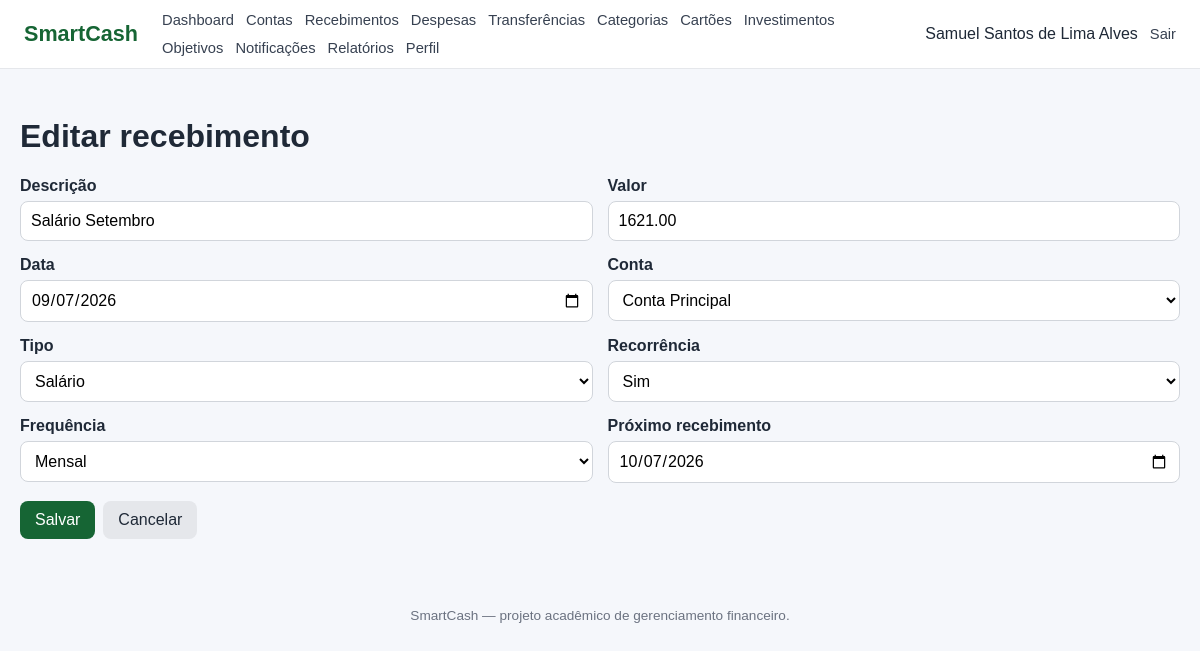
Screenshot of /recebimentos/editar.php?id=1 (signed in) with the database file from the repository.
### tables this page shows
CREATE TABLE `recebimento` (
  `id_recebimento` int NOT NULL,
  `id_usuario` int NOT NULL,
  `id_conta` int NOT NULL,
  `id_tipo_recebimento` int NOT NULL,
  `descricao` varchar(255) NOT NULL,
  `valor` decimal(15,2) NOT NULL,
  `data_recebimento` date NOT NULL,
  `recorrente` tinyint(1) NOT NULL DEFAULT '0',
  `frequencia` varchar(30) DEFAULT NULL,
  `proximo_recebimento` date DEFAULT NULL
);

CREATE TABLE `conta` (
  `id_conta` int NOT NULL,
  `id_usuario` int NOT NULL,
  `id_banco` int NOT NULL,
  `id_tipo_conta` int NOT NULL,
  `nome_conta` varchar(100) NOT NULL,
  `num_conta` varchar(30) DEFAULT NULL,
  `agencia` varchar(20) DEFAULT NULL,
  `saldo_atual` decimal(15,2) NOT NULL DEFAULT '0.00'
);

CREATE TABLE `tipo_recebimento` (
  `id_tipo_recebimento` int NOT NULL,
  `nome` varchar(50) NOT NULL,
  `descricao` varchar(255) DEFAULT NULL
);

### includes/functions.php (called while the page is built, shortened)
<?php
function e(mixed $value): string
{
    return htmlspecialchars(
        (string)($value ?? ''),
        ENT_QUOTES,
        'UTF-8'
    );
}

### recebimentos/editar.php (the view, shortened to what this page needs)
<?php
require_once __DIR__ . '/../config/database.php';
require_once __DIR__ . '/../includes/auth.php';
require_once __DIR__ . '/../includes/functions.php';
$id = filter_input(INPUT_GET, 'id', FILTER_VALIDATE_INT);
$stmt = $pdo->prepare(
    'SELECT *
     FROM RECEBIMENTO
     WHERE id_recebimento = :id AND id_usuario = :usuario'
);
$stmt->execute(['id' => $id, 'usuario' => $id_usuario]);
$item = $stmt->fetch();
$stmt = $pdo->prepare(
    'SELECT id_conta, nome_conta
     FROM CONTA
     WHERE id_usuario = :usuario
     ORDER BY nome_conta'
);
$stmt->execute(['usuario' => $id_usuario]);
$contas = $stmt->fetchAll();
$tipos = $pdo->query(
    'SELECT id_tipo_recebimento, nome
     FROM TIPO_RECEBIMENTO ORDER BY nome'
)->fetchAll();
require __DIR__ . '/../includes/header.php';
?>
<h1>Editar recebimento</h1>
<form method="post" action="salvar.php">
<div class="form-grid">
    <div class="field">
        <label>Descrição</label>
        <input name="descricao" required value="<?= e($item['descricao']) ?>">
    </div>
    <div class="field">
        <label>Valor</label>
        <input name="valor" type="number" min="0.01" step="0.01"
               required value="<?= e((string) $item['valor']) ?>">
    </div>
    <div class="field">
        <label>Data</label>
        <input name="data_recebimento" type="date" required
               value="<?= e($item['data_recebimento']) ?>">
    </div>
    <div class="field">
        <label>Conta</label>
        <select name="id_conta" required>
            <?php foreach ($contas as $conta): ?>
                <option value="<?= (int) $conta['id_conta'] ?>"
                    <?= (int) $conta['id_conta'] === (int) $item['id_conta'] ? 'selected' : '' ?>>
                    <?= e($conta['nome_conta']) ?>
                </option>
            <?php endforeach; ?>
        </select>
    </div>
    <div class="field">
        <label>Tipo</label>
        <select name="id_tipo_recebimento" required>
            <?php foreach ($tipos as $tipo): ?>
                <option value="<?= (int) $tipo['id_tipo_recebimento'] ?>"
                    <?= (int) $tipo['id_tipo_recebimento'] === (int) $item['id_tipo_recebimento'] ? 'selected' : '' ?>>
                    <?= e($tipo['nome']) ?>
                </option>
            <?php endforeach; ?>
        </select>
    </div>
    <div class="field">
        <label>Recorrência</label>
        <select name="recorrente" id="recorrente" required>
            <option value="1" <?= (int)$item['recorrente'] ? 'selected' : '' ?>>Sim</option>
        </select>
    </div>
    <div class="field" id="frequencia-field">
        <label>Frequência</label>
        <select name="frequencia" id="frequencia">
            <?php foreach (['diaria'=>'Diária','semanal'=>'Semanal','mensal'=>'Mensal','anual'=>'Anual'] as $v=>$label): ?>
                <option value="<?= $v ?>" <?= $item['frequencia'] === $v ? 'selected' : '' ?>>
                    <?= $label ?>
                </option>
            <?php endforeach; ?>
        </select>
    </div>
    <div class="field" id="proximo-field">
        <label>Próximo recebimento</label>
        <input name="proximo_recebimento" id="proximo_recebimento" type="date"
               value="<?= e($item['proximo_recebimento']) ?>">
    </div>
</div>
<div class="actions">
    <button type="submit">Salvar</button>
    <a class="button secondary" href="index.php">Cancelar</a>
</div>
</form>
<?php require __DIR__ . '/../includes/footer.php'; ?>

### assets/css/style.css (style rules this page uses)
* { box-sizing: border-box; }
body { margin: 0; font-family: Arial, Helvetica, sans-serif; background: #f5f7fb; color: #1f2937; }
a { color: #166534; text-decoration: none; }
.btn, .button, button { display: inline-block; border: 0; border-radius: 8px; padding: 10px 15px; text-decoration: none; cursor: pointer; font-weight: 600; background: #166534; color: #fff; font: inherit; }
.btn-secondary, .secondary { background: #e5e7eb; color: #1f2937; }
.actions { display: flex; gap: 8px; flex-wrap: wrap; margin-top: 18px; }
.form-grid { display: grid; grid-template-columns: repeat(2, minmax(0, 1fr)); gap: 15px; }
.field { display: flex; flex-direction: column; gap: 6px; }
.field label { font-weight: 600; }
.field input, .field select, .field textarea { width: 100%; padding: 10px; border: 1px solid #d1d5db; border-radius: 8px; background: #fff; font: inherit; }

### rows the page displays
recebimento: descricao "Salário Setembro", valor "1621.00", data_recebimento "09/07/2026", id_conta "Conta Principal", id_tipo_recebimento "Salário", recorrente "Sim", frequencia "Mensal", proximo_recebimento "10/07/2026"

### other values shown
$userName "Samuel Santos de Lima Alves"
